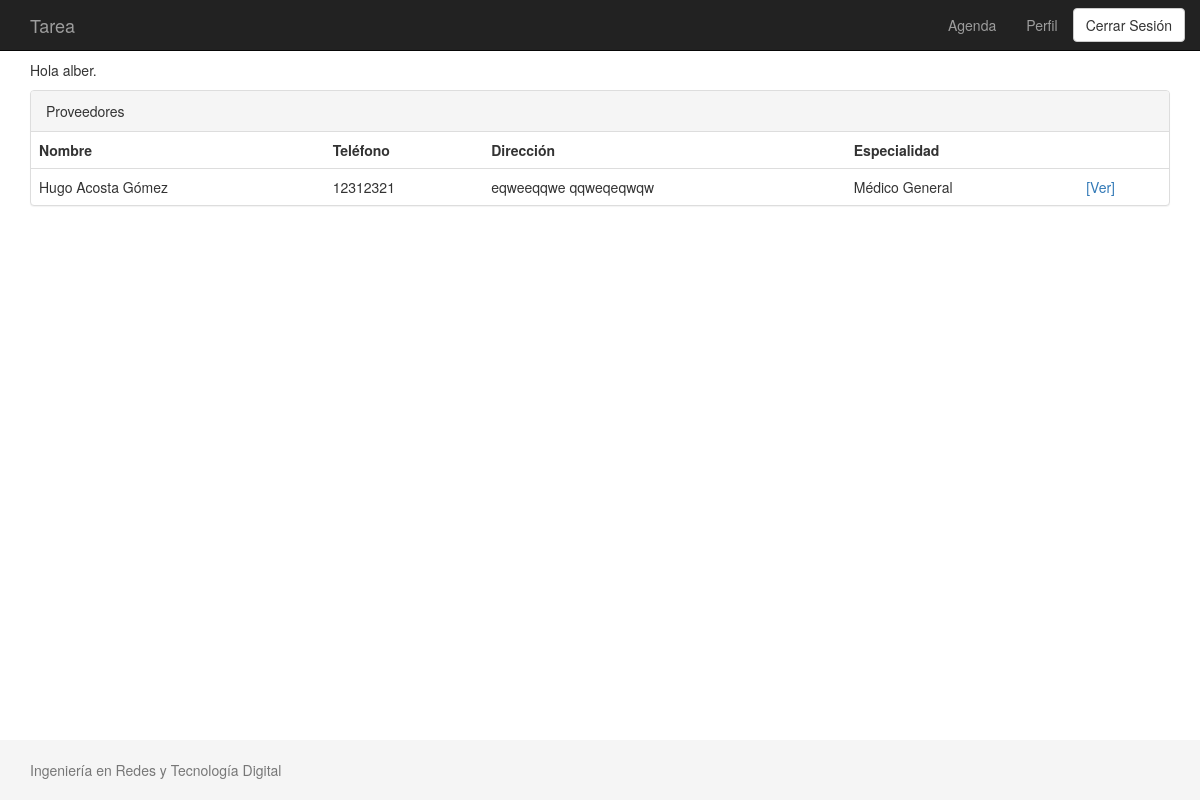
Page / (signed in) on the earlier database version.
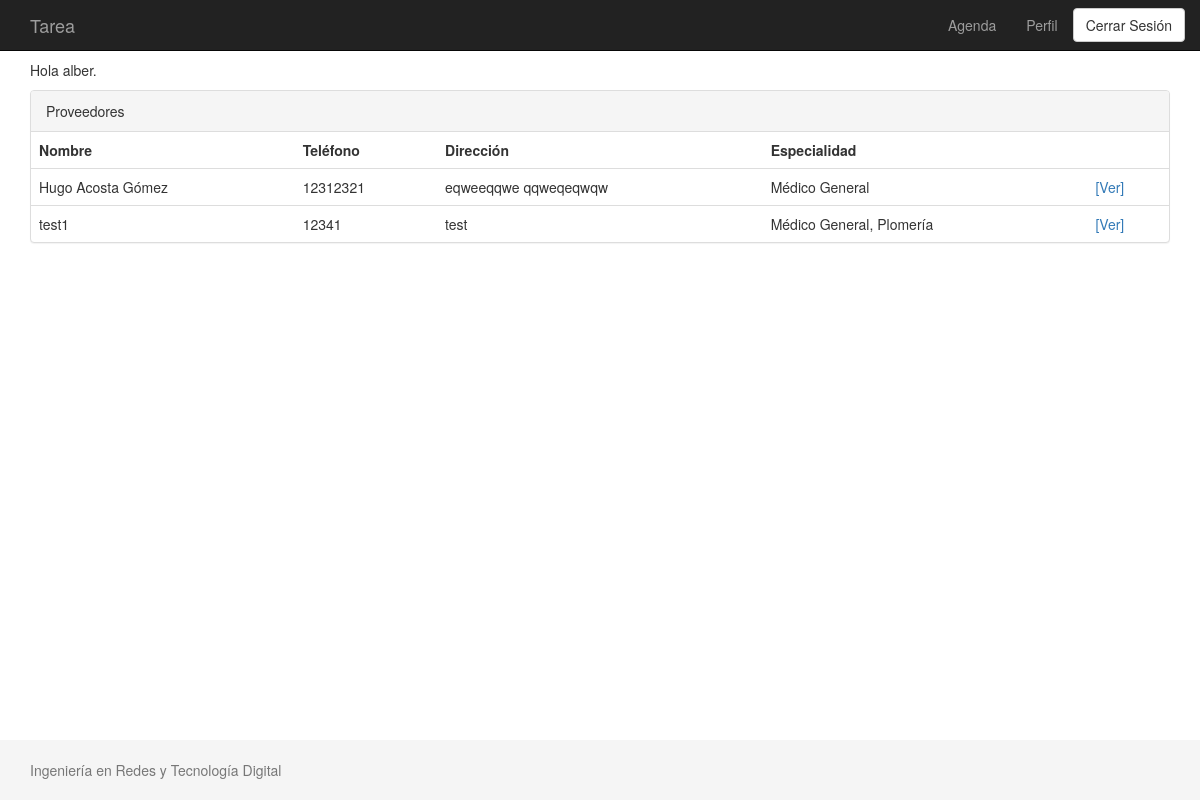
Same page on the later database version.
### provider/models.py (models this page shows, shortened)
class Provider(models.Model):
	name = models.CharField(max_length=250, verbose_name="Nombre Completo")
	phone = models.CharField(max_length=12, verbose_name="Teléfono")
	address = models.TextField(verbose_name="Dirección")
	age = models.IntegerField(verbose_name="Edad")
	email = models.EmailField(verbose_name="Correo Electronico")
	user = models.OneToOneField(User, on_delete=models.CASCADE, related_name="proveedor", verbose_name="Usuario")
	places = models.ManyToManyField('place.Place', through='ProviderPlace', related_name='horarios', through_fields=('provider', 'place'), verbose_name="Lugares")
	specialty = models.ManyToManyField('Specialty', related_name='especialidades', verbose_name='Especialidades')

class Specialty(models.Model):
	name = models.CharField(max_length=30, verbose_name='Nombre Especialidad')

### panel/views.py (the view)
# urls.py: url(r'^$', views.Panel.as_view(), name='panel-inicio'),
@method_decorator(login_required, name='dispatch')
class Panel(TemplateView):
	template_name = 'panel/home.html'
	def get_context_data(self, **kwargs):
		context = super(Panel, self).get_context_data(**kwargs)
		perfil = False
		if hasattr(self.request.user, 'cliente'):
			perfil = 'cliente'
			context['providers'] = provider_models.Provider.objects.all()
		elif hasattr(self.request.user, 'proveedor'):
			perfil = 'proveedor'
			context['agenda'] = client_models.ClientProvider.objects.filter(providerplace__provider=self.request.user.proveedor)
		context['perfil'] = perfil
		return context

### templates/panel/home.html (shortened to what this page needs)
<!DOCTYPE html>
<html>
<head>
	{% load static %}
	<link rel="stylesheet" type="text/css" href="{% static 'bootstrap/css/bootstrap.css' %}">
	<link rel="stylesheet" type="text/css" href="{% static 'css/main.css' %}">
</head>
<body>
	{% load account %}
	<nav class="navbar navbar-inverse navbar-fixed-top">
		<div class="container">
			<a href="#" class="navbar-brand">Tarea</a>
			<ul class="nav navbar-nav navbar-right">
				{% if perfil == 'cliente' %}
					<p class="navbar-text"><a href="{% url 'clientprovider-list' %}" class="navbar-link">Agenda</a></p>
				{% elif perfil == 'proveedor' %}
					<p class="navbar-text"><a href="{% url 'places-list' %}" class="navbar-link">Espacios</a></p>
					<p class="navbar-text"><a href="{% url 'schedule-item-list' %}" class="navbar-link">Horarios</a></p>
				{% endif %}
				{% if perfil %}
					<p class="navbar-text"><a href="{% url 'profile' %}" class="navbar-link">Perfil</a></p>
				{% endif %}
				<a href="{% url 'account_logout' %}"><button type="button" class="btn btn-default navbar-btn">Cerrar Sesión</button></a>
			</ul>
		</div>
	</nav>
	<div class="container">
		{% if perfil == 'cliente' %}
			<p>Hola {% user_display user %}.</p>
			<div class="panel panel-default">
				<div class="panel-heading">Proveedores</div>
				<table class="table">
					<tr>
						<th>Nombre</th>
						<th>Teléfono</th>
						<th>Dirección</th>
						<th>Especialidad</th>
						<th></th>
					</tr>
					{% for item in providers %}
						<tr>
							<td>{{ item.name }}</td>
							<td>{{ item.phone }}</td>
							<td>{{ item.address }}</td>
							<td>
								{% for provider_specialty in item.specialty.all  %}
									{% if forloop.last %}
										{{ provider_specialty.name }}
									{% else %}
										{{ provider_specialty.name }},
									{% endif %}
								{% endfor %}
							</td>
							<td>
								<a href="{% url 'provider-detail' pk=item.id %}">[Ver]</a>
							</td>
						</tr>
						{% empty %}
						<tr>
							<td colspan="4"></td>
						</tr>
					{% endfor %}
				</table>
			</div>
		{% else %}
			<p>Hola {% user_display user %} para continuar debes registrarte como cliente o como proveedor.<br>
				<a href="{% url 'profile-init' type="client" %}">Como cliente</a><br>
				<a href="{% url 'profile-init' type="provider" %}">Como proveedor</a>
			</p>
		{% endif %}
		</div>
	<footer class="footer">
		<div class="container">
			<p class="text-muted">Ingeniería en Redes y Tecnología Digital</p>
		</div>
	</footer>
</body>
</html>

Differences in the rows shown:
added Provider: name "test1", phone "12341", address "test", Specialty (name "Médico General")
now on this page (row unchanged): Specialty: name "Plomería", shown under "test1"
